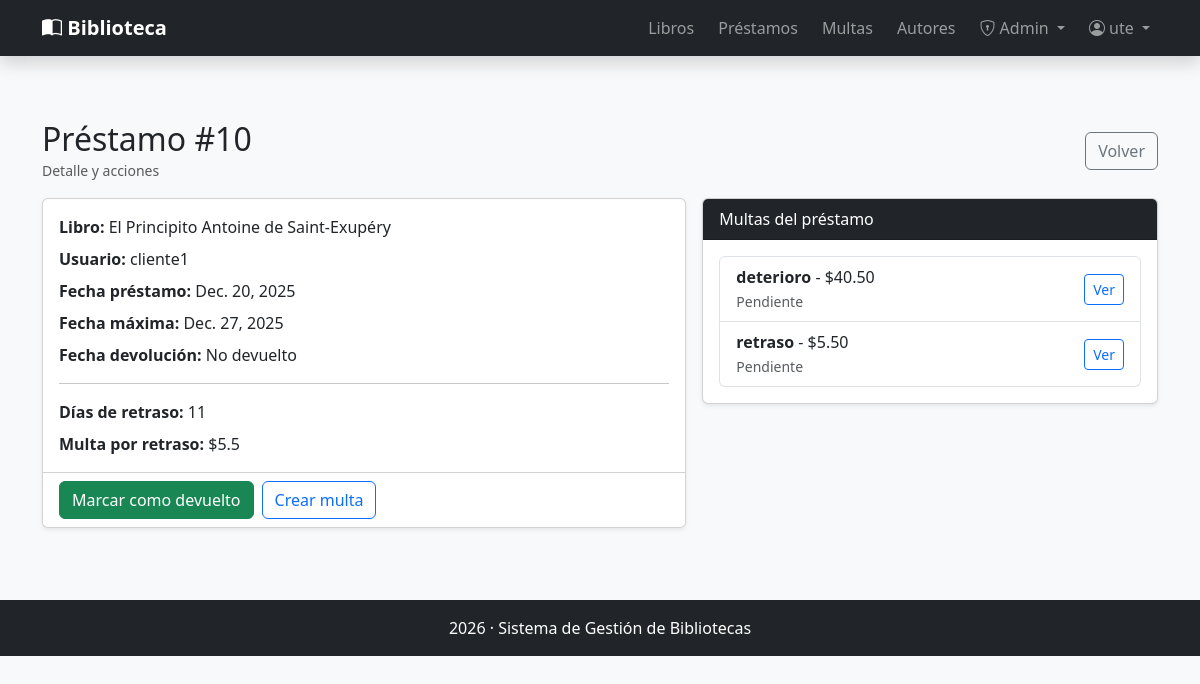
Page /prestamos/10/ (signed in) on the committed database.
### gestion/models.py (models this page shows, shortened)
class Prestamo(models.Model):
    libro = models.ForeignKey(Libro,related_name="Prestamos",on_delete=models.PROTECT)
    usuario = models.ForeignKey(settings.AUTH_USER_MODEL, related_name="Prestamos", on_delete=models.PROTECT)  #Usuarios propios de Django, se importa desde el modelo de settings
    fecha_prestamos = models.DateField(default=timezone.now) #Usa la fecha del equipo actual
    fecha_max = models.DateField()
    fecha_devolucion = models.DateField(blank= True,null=True) #Para que me permita crear con datos en blanco en esta campo
    class Meta:
        permissions = (
            ("Ver_prestamos", "Puede ver prestamos"),
            ("gestionar_prestamos","Puede gestionar prestamos"),
            ("gestionar_libros","Puede gestionar libros"),
        )
    @property   #Nos permite trabajar con los atributos de nuestra clase seria como un compute de odoo
    def dias_retraso(self):
        hoy = timezone.now().date() #timezone zona horario, date solo la fecha
        fecha_ref = self.fecha_devolucion or hoy
        if fecha_ref > self.fecha_max:
            return (fecha_ref - self.fecha_max).days
        else:
            return 0
    @property
    def multa_retraso(self):
        tarifa_diaria = 0.50
        return self.dias_retraso * tarifa_diaria

class Libro(models.Model):
    titulo = models.CharField(max_length=50)
    autor = models.ForeignKey(Autor,related_name="Libros", on_delete=models.PROTECT)    #Aqui en vez de one2many, las relaciones se hacen con llaves
    isbn = models.CharField(max_length=20, blank=True, null=True,unique=True)
    paginas = models.IntegerField(blank=True, null=True)
    genero = models.CharField(max_length=100, blank=True, null=True)
    descripcion = models.TextField(blank=True, null=True)
    editorial = models.CharField(max_length=100, blank=True, null=True)
    coverId = models.IntegerField(blank=True, null=True)
    stock = models.PositiveIntegerField(default=1)
    disponible = models.BooleanField(default=True)
    activo = models.BooleanField(default=True)
    def __str__(self):
        return f"{self.titulo} {self.autor}"  #En este apartado que es visual no hay que hacer makemigrations

class Autor(models.Model):
    nombre = models.CharField(max_length=50)
    apellido = models.CharField(max_length=50)
    bibliografia = models.CharField(max_length=200,blank=True, null=True)
    activo = models.BooleanField(default=True)
    def __str__(self):
        return f"{self.nombre} {self.apellido}"

class Multa(models.Model):
    prestamo = models.ForeignKey(Prestamo,related_name="Multas", on_delete=models.PROTECT)
    tipo = models.CharField(max_length=10, choices=(('r','retraso'),('p','perdida'),('d','deterioro'))) #Choices se debe de definir como tupla de tuplas
    monto = models.DecimalField(max_digits=8, decimal_places=2, default=0)
    pagada = models.BooleanField(default=False)
    fecha = models.DateField(default=timezone.now)
    fechaPago = models.DateTimeField(blank=True, null=True)
    cerrada = models.BooleanField(default=False)
    class Meta:
        constraints = [
            models.UniqueConstraint(fields=["prestamo", "tipo"], name="uniq_multa_por_prestamo_y_tipo"),
        ]

### gestion/views.py (the view)
# urls.py: path('prestamos/<int:id>/', detalle_prestamo, name="detalle_prestamo"),
@login_required
@permission_required("gestion.gestionar_prestamos", raise_exception=True)
def detalle_prestamo(request, id):
    prestamo = get_object_or_404(Prestamo, id=id)
    if not prestamo.fecha_devolucion:
        ensure_multa_retraso(prestamo)
    multas = prestamo.Multas.all().order_by("-id")
    return render(request, 'gestion/templates/detalle_prestamo.html', {'prestamo': prestamo, 'multas': multas})

### gestion/services/multas_service.py (called while the page is built)
@transaction.atomic
def ensure_multa_retraso(prestamo):
    if prestamo.dias_retraso <= 0:
        return None
    multa, created = Multa.objects.get_or_create(
        prestamo=prestamo,
        tipo='r',
        defaults={
            "monto": Decimal(str(prestamo.multa_retraso)),
            "pagada": False,
            "fecha": timezone.now().date(),
        }
    )
    if not created and not multa.pagada:
        nuevo_monto = Decimal(str(prestamo.multa_retraso))
        if multa.monto != nuevo_monto:
            multa.monto = nuevo_monto
            multa.save()
    return multa

### gestion/templates/detalle_prestamo.html (shortened to what this page needs)
{% extends "index.html" %}
{% block contenido %}
<div class="container py-4">
  <div class="d-flex flex-wrap gap-2 justify-content-between align-items-center mb-3">
    <div>
      <h2 class="m-0">Préstamo #{{ prestamo.id }}</h2>
      <small class="text-muted">Detalle y acciones</small>
    </div>
    <a class="btn btn-outline-secondary" href="{% url 'lista_prestamos' %}">Volver</a>
  </div>
  <div class="row g-3">
    <div class="col-12 col-lg-7">
      <div class="card shadow-sm">
        <div class="card-body">
          <div class="mb-2"><b>Libro:</b> {{ prestamo.libro }}</div>
          <div class="mb-2"><b>Usuario:</b> {{ prestamo.usuario.username }}</div>
          <div class="mb-2"><b>Fecha préstamo:</b> {{ prestamo.fecha_prestamos }}</div>
          <div class="mb-2"><b>Fecha máxima:</b> {{ prestamo.fecha_max }}</div>
          <div class="mb-2"><b>Fecha devolución:</b> {{ prestamo.fecha_devolucion|default:"No devuelto" }}</div>
          <hr>
          <div class="mb-2"><b>Días de retraso:</b> {{ prestamo.dias_retraso }}</div>
          <div class="mb-0"><b>Multa por retraso:</b> ${{ prestamo.multa_retraso }}</div>
        </div>
        <div class="card-footer bg-white d-flex gap-2">
          {% if not prestamo.fecha_devolucion %}
            <form method="post" action="{% url 'devolver_prestamo' prestamo.id %}" onsubmit="return confirm('¿Confirmar devolución?');">
              <button class="btn btn-success" type="submit">Marcar como devuelto</button>
            </form>
          {% else %}
            <span class="badge bg-success align-self-center">Préstamo cerrado</span>
          {% endif %}
          <a class="btn btn-outline-primary" href="{% url 'crear_multa' %}">Crear multa</a>
        </div>
      </div>
    </div>
    <div class="col-12 col-lg-5">
      <div class="card shadow-sm">
        <div class="card-header bg-dark text-white">Multas del préstamo</div>
        <div class="card-body">
          <ul class="list-group">
            {% for m in multas %}
              <li class="list-group-item d-flex justify-content-between align-items-center">
                <div>
                  <div><b>{{ m.get_tipo_display }}</b> - ${{ m.monto }}</div>
                  <small class="text-muted">{% if m.pagada %}Pagada{% else %}Pendiente{% endif %}</small>
                </div>
                <a class="btn btn-sm btn-outline-primary" href="{% url 'multa_pago_wizard' m.id %}">Ver</a>
              </li>
            {% empty %}
              <li class="list-group-item">No hay multas.</li>
            {% endfor %}
          </ul>
        </div>
      </div>
    </div>
  </div>
</div>
{% endblock %}

### gestion/templates/index.html (shortened to what this page needs)
<!DOCTYPE html>
<html lang="es">
<head>
  <link href="https://cdn.jsdelivr.net/npm/bootstrap@5.3.2/dist/css/bootstrap.min.css" rel="stylesheet">
  <link href="https://cdn.jsdelivr.net/npm/bootstrap-icons@1.11.1/font/bootstrap-icons.css" rel="stylesheet">
</head>
<body class="bg-light">
  <nav class="navbar navbar-expand-lg navbar-dark bg-dark shadow">
    <div class="container">
      <a class="navbar-brand fw-bold" href="{% url 'index' %}">
        <i class="bi bi-book-half"></i> Biblioteca
      </a>
      <div class="collapse navbar-collapse" id="navbarMenu">
        <ul class="navbar-nav ms-auto align-items-lg-center gap-lg-2">
          <li class="nav-item">
            <a class="nav-link" href="{% url 'lista_libros' %}">Libros</a>
          </li>
          {% if user.is_authenticated and perms.gestion.gestionar_prestamos %}
            <li class="nav-item"><a class="nav-link" href="{% url 'lista_prestamos' %}">Préstamos</a></li>
            <li class="nav-item"><a class="nav-link" href="{% url 'lista_multa' %}">Multas</a></li>
          {% endif %}
          {% if user.is_authenticated and perms.gestion.view_autor %}
            <li class="nav-item"><a class="nav-link" href="{% url 'lista_autores' %}">Autores</a></li>
          {% endif %}
          {% if user.is_authenticated and user.is_superuser %}
          <li class="nav-item dropdown">
            <a class="nav-link dropdown-toggle" href="#" role="button" data-bs-toggle="dropdown">
              <i class="bi bi-shield-lock"></i> Admin
            </a>
          </li>
          {% endif %}
          {% if not user.is_authenticated %}
            <li class="nav-item">
              <a class="nav-link" href="{% url 'login' %}">
                <i class="bi bi-box-arrow-in-right"></i> Login
              </a>
            </li>
            <li class="nav-item">
              <a class="btn btn-sm btn-outline-light" href="{% url 'registro' %}">
                <i class="bi bi-person-plus"></i> Registrarse
              </a>
            </li>
          {% else %}
            <li class="nav-item dropdown">
              <a class="nav-link dropdown-toggle" href="#" role="button" data-bs-toggle="dropdown">
                <i class="bi bi-person-circle"></i> {{ user.username }}
              </a>
            </li>
          {% endif %}
        </ul>
      </div>
    </div>
  </nav>
  <main class="py-4">
    {% block contenido %}{% endblock %}
  </main>
  <footer class="bg-dark text-white text-center py-3 mt-4">
    <p class="m-0">2026 · Sistema de Gestión de Bibliotecas</p>
  </footer>
</body>
</html>

### rows in the picture
Prestamo: id "10", libro "El Principito Antoine de Saint-Exupéry", usuario.username "cliente1", fecha_prestamos "Dec. 20, 2025", fecha_max "Dec. 27, 2025", fecha_devolucion "No devuelto", dias_retraso "11", multa_retraso "5.5"
Multa: tipo "deterioro", monto "40.50", pagada "Pendiente"
Multa: tipo "retraso", monto "5.50", pagada "Pendiente"

### other values in the picture
{{ user.username }} "ute"
